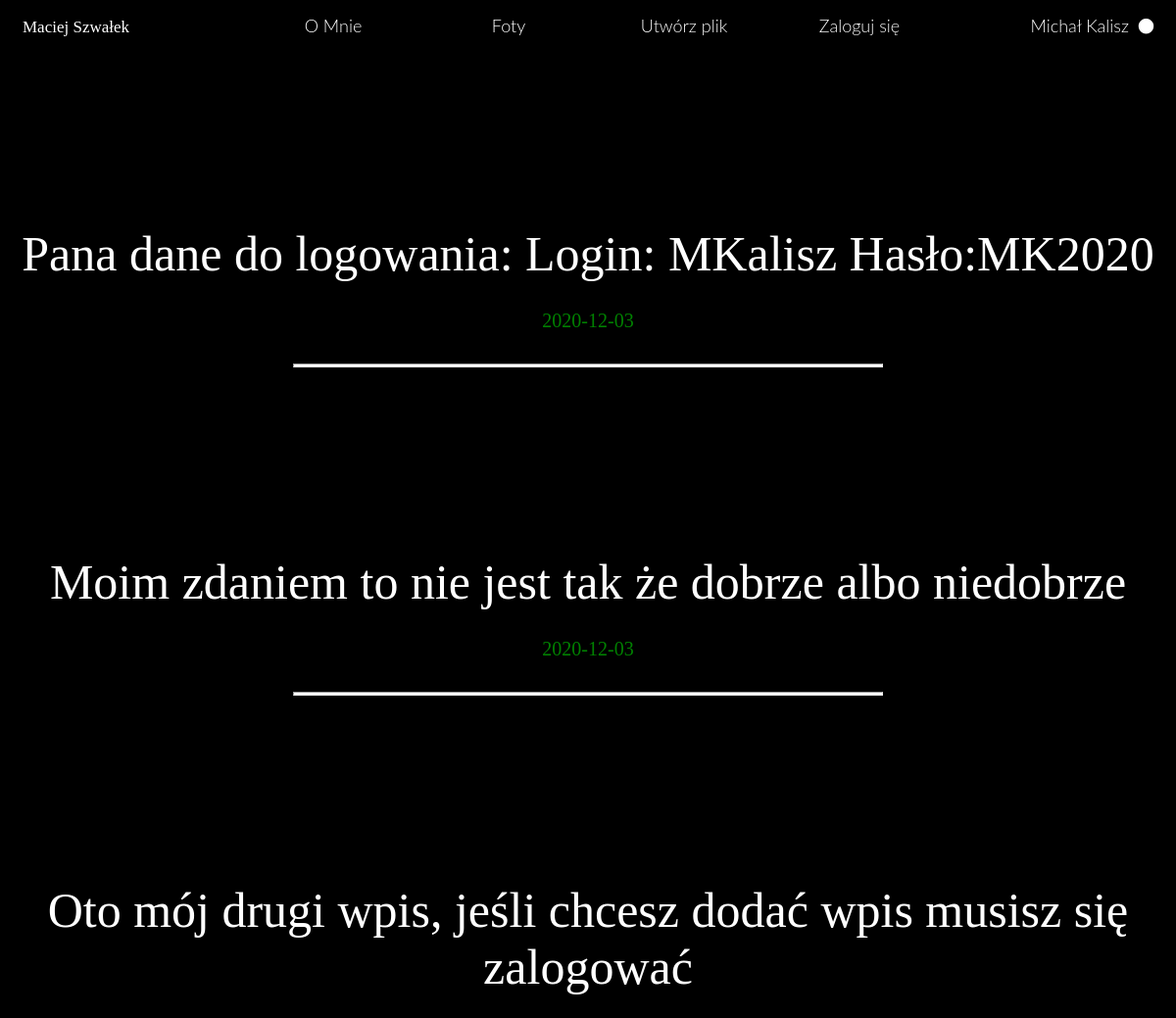
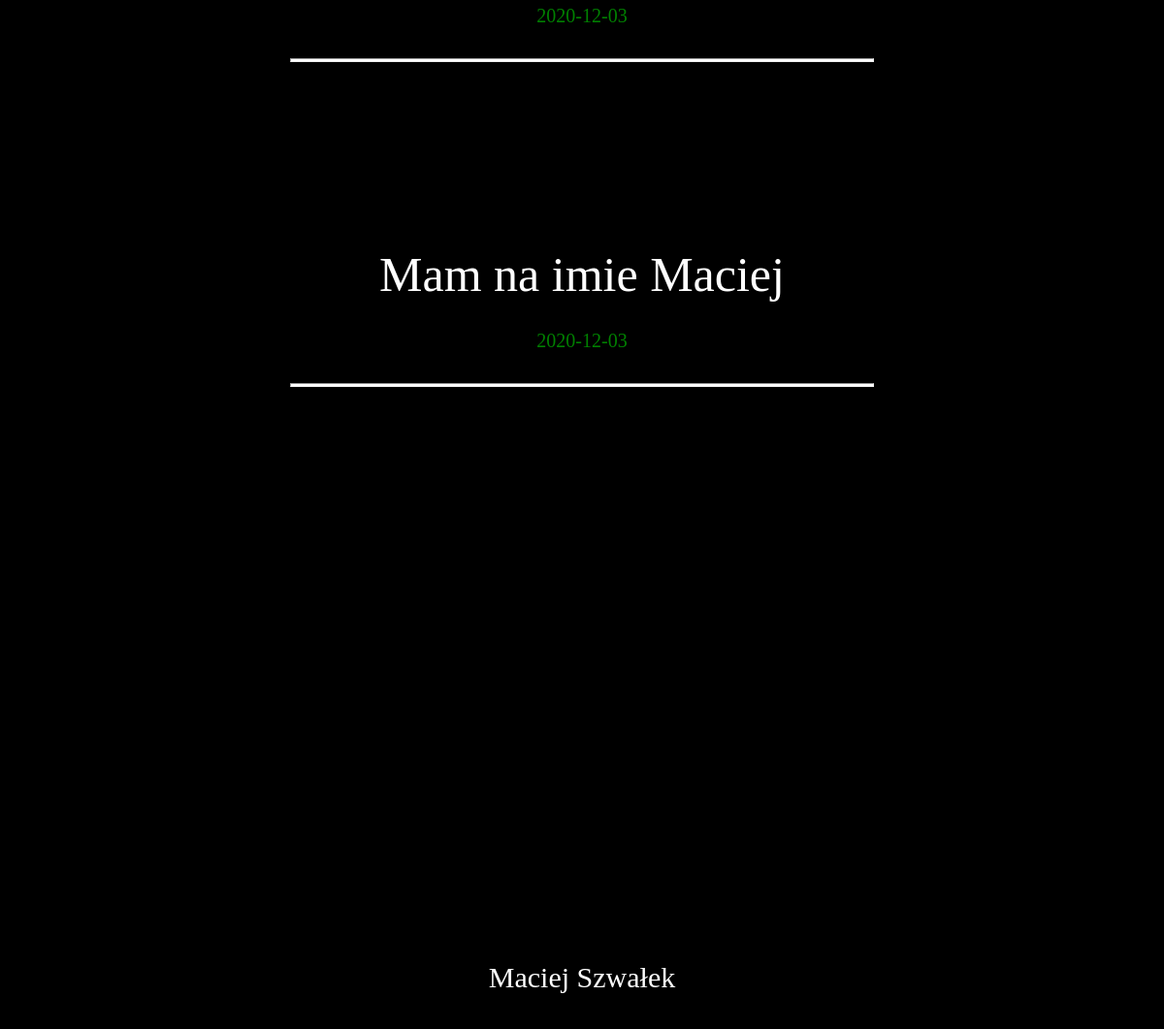
The app's page /Omnie.php (signed in) with its own data (2 pictures, top to bottom).
### tables this page shows
CREATE TABLE `dane` (
  `id` int(11) NOT NULL,
  `Imie` text NOT NULL,
  `Nazwisko` text NOT NULL,
  `login` text NOT NULL,
  `password` text NOT NULL
);

CREATE TABLE `wpisy` (
  `id_wpis` int(11) NOT NULL,
  `Wpis` text NOT NULL,
  `data` date NOT NULL
);

### Omnie.php (the view, shortened to what this page needs)
<!doctype html>
<html lang="pl">
    <head>
        <link rel="stylesheet" href="style8.css" type="text/css">
        <link rel="stylesheet" href="fontello-ed321cde/css/fontello.css" type="text/css">
    </head>
    <body>
        <div id="container">
             <div id="menu">
                    <div class="elements"><span id="imie"><a href="index.php">Maciej Szwałek</a></span></div>
                        <div class="elements"><a href="Omnie.php"> O Mnie</a></div>
                        <div class="elements"><a href="foty.php"> Foty</a></div>
                        <div class="elements"><a href="utworz.php"> Utwórz plik</a></div>
                        <div class="elements"><a href="zaloguj.php"> Zaloguj się</a></div>
                    <div class="elements">
                        <span id="icon">
                          <?php
                            require('dane.php');
                            $connect=mysqli_connect($host,$root,$haslo,$baza);
                            @$id=$_SESSION['id'];
                            @$sql3="SELECT * FROM `dane` WHERE `id` LIKE '$id'";
                            @$zapytanie3=mysqli_query($connect,$sql3);
                            @$wiersz=mysqli_fetch_assoc($zapytanie3);
                            echo(@$wiersz['Imie']." ".@$wiersz['Nazwisko']);
                            if(isset($_SESSION['id']))
                            {
                            echo(" <i class='demo-icon icon-circle'></i>");
                            }
                            else
                            {
                            echo("<i class='demo-icon icon-circle-empty'></i>");
                            }
                            ?>
                        </span>
                    </div>
            </div>
            <div id="content3">
                <?php
                    require('dane.php');
                    $connect=mysqli_connect($host,$root,$haslo,$baza);
                    $sql1='SELECT `id_wpis`, `Wpis`, `data` FROM `wpisy` ORDER BY `id_wpis` DESC LIMIT 5;';
                    $wynik=mysqli_query($connect,$sql1);
                    if(mysqli_num_rows($wynik)>0)
                    {
                        while($wiersz= mysqli_fetch_assoc($wynik))
                        {
                            print($wiersz['Wpis']." "."<br><mark>".$wiersz['data']."</mark><br><hr>" );
                        }
                    }
                    ?>
            </div>
             <div id="footer">
                 Maciej Szwałek
            </div>
        </div>
    </body>
</html>

### style8.css (style rules this page uses)
body { background-color: #fbf9f2; margin: 0px; padding: 0px; }
#menu { width: 100%; height: 50px; background-color: black; position: sticky; top: 0; left: 0; }
.elements:first-child { height: 35px; margin-top: 15px; float:left; margin-left: 23px; width:18%; color:white; font-family: lato light; font-size: 18px; background-color: black; text-align: left; }
.elements:last-child { height: 35px; margin-top: 15px; float:left; margin-left: 23px; width:17%; color:white; font-family: lato light; font-size: 18px; background-color: black; text-align: right; }
.elements { height: 35px; margin-top: 15px; float:left; margin-left: 23px; width:13%; color:white; font-family: lato light; font-size: 18px; background-color: black; text-align: center; z-index: 100; }
#imie { color:white; font-family:Courgette ; font-size: 17px; }
#content3 { width: 100%; height: 1800px; background-color: black; color: white; text-align: center; font-size: 50px; padding-top: 180px; }
#content3>mark { font-size: 20px; text-align: center; margin-bottom: 50px; }
#content3>hr { width:50%; height: 2px; background-color: white; margin-bottom: 190px; }
hr { width: 50%; background-color: white; }
#footer { width: 100%; height: 70px; background-color: black; position: sticky; top: 0; left: 0; text-align: center; color: white; font-size: 30px; }
a { text-decoration: none; color:white; }
mark { color:green; background-color: black; }

### records on screen
dane: Imie "Michał", Nazwisko "Kalisz"
wpisy: Wpis "Pana dane do logowania: Login: MKalisz Hasło:MK2020", data "2020-12-03"
wpisy: Wpis "Moim zdaniem to nie jest tak że dobrze albo niedobrze", data "2020-12-03"
wpisy: Wpis "Oto mój drugi wpis, jeśli chcesz dodać wpis musisz się zalogować", data "2020-12-03"
wpisy: Wpis "Mam na imie Maciej", data "2020-12-03"
